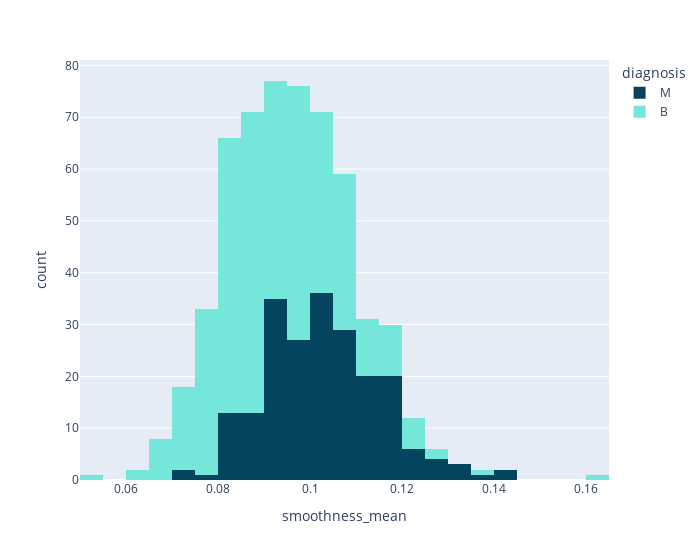

Notebook source saved alongside this figure:
### Code cell
px.histogram(data_frame = df, x = 'smoothness_mean', color = 'diagnosis', color_discrete_sequence = ['#05445E', '#75E6DA'], width = 700)

### Figure 1 — Plotly figure (JSON) as saved in the notebook; plotly's stock layout.template omitted (floating-point values rounded to 4 significant figures; data arrays with more than 128 entries replaced by an {"elided": "..."} marker saying what was removed)
{"data": [{"alignmentgroup": "True", "bingroup": "x", "hovertemplate": "diagnosis=M<br>smoothness_mean=%{x}<br>count=%{y}<extra></extra>", "legendgroup": "M", "marker": {"color": "#05445E", "pattern": {"shape": ""}}, "name": "M", "offsetgroup": "M", "orientation": "v", "showlegend": true, "type": "histogram", "x": {"elided": "212 float values"}, "xaxis": "x", "yaxis": "y"}, {"alignmentgroup": "True", "bingroup": "x", "hovertemplate": "diagnosis=B<br>smoothness_mean=%{x}<br>count=%{y}<extra></extra>", "legendgroup": "B", "marker": {"color": "#75E6DA", "pattern": {"shape": ""}}, "name": "B", "offsetgroup": "B", "orientation": "v", "showlegend": true, "type": "histogram", "x": {"elided": "357 float values"}, "xaxis": "x", "yaxis": "y"}], "layout": {"barmode": "relative", "legend": {"title": {"text": "diagnosis"}, "tracegroupgap": 0}, "margin": {"t": 60}, "width": 700, "xaxis": {"anchor": "y", "domain": [0, 1], "title": {"text": "smoothness_mean"}}, "yaxis": {"anchor": "x", "domain": [0, 1], "title": {"text": "count"}}}}
